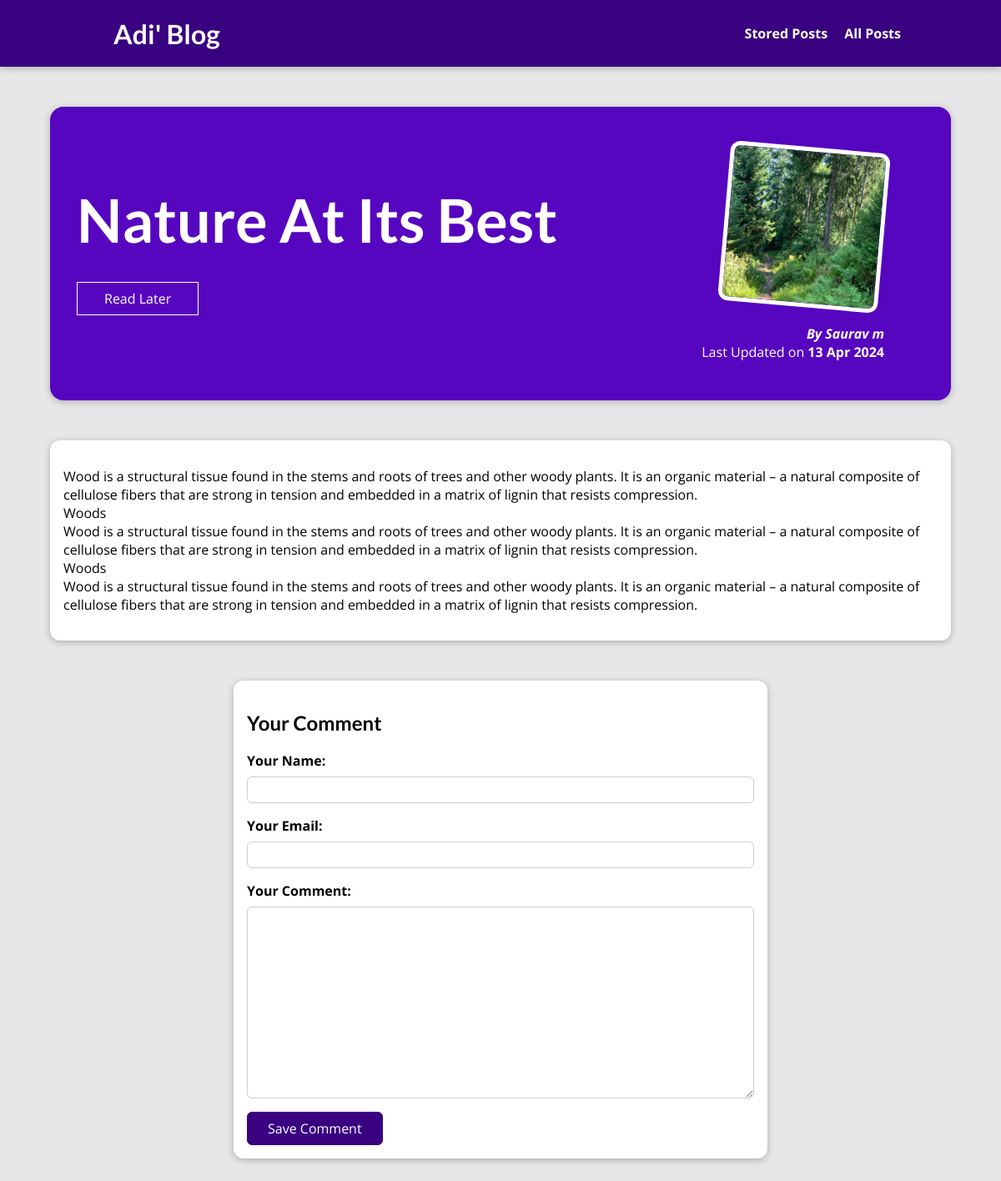
The page /posts/nature-at-its-best/ on the database its author committed.
### blog/models.py (models this page shows, shortened)
class Post(models.Model):
    title = models.CharField(max_length=150)
    excerpt = models.CharField(max_length=200)
    image = models.ImageField(upload_to="posts", null=True)
    date = models.DateField(auto_now=True)
    slug = models.SlugField(unique=True, db_index=True)
    content = models.TextField(validators=[MinLengthValidator(10)])
    author = models.ForeignKey(Author, on_delete=models.SET_NULL, null= True, related_name="posts")
    tags = models.ManyToManyField(Tag)

class Author(models.Model):
    first_name = models.CharField(max_length=100)
    last_name = models.CharField(max_length=100)
    e_mail = models.EmailField()
    def full_name(self):
        return f"{self.first_name} {self.last_name}"
    def __str__(self):
        return self.full_name()

### blog/views.py (the view, shortened to what this page needs)
# urls.py: path('posts/<slug:slug>/', views.SinglePostView.as_view(),
class SinglePostView(View):
    def is_stored_post(self, request, post_id):
        stored_posts = request.session.get("stored_posts")
        if stored_posts is not None:
            is_saved_for_later = post_id in stored_posts
        else:
            is_saved_for_later = False
        return is_saved_for_later
    def get(self, request, slug):
        post = Post.objects.get(slug=slug)
        context = {
            "post": post,
            "posts_tags": post.tags.all(),
            "comment_form": CommentForm(),
            "comments": post.comments.all().order_by("-id"),
            "saved_for_later": self.is_stored_post(request, post.id)
        }
        return render(request, "blog/post-detail.html", context)

### blog/forms.py
class CommentForm(forms.ModelForm):
    class Meta:
        model = Comment
        exclude = ["post"]
        labels = {
            "user_name": "Your Name",
            "user_email": "Your Email",
            "text": "Your Comment"
        }

### blog/templates/blog/post-detail.html (shortened to what this page needs)
{% extends "base.html" %}
{% load static %}
{% block css_files %}
<link rel="stylesheet" href="{% static 'post-detail.css' %}">
{% endblock %}
{% block content %}
<section id="summary">
    <h2>{{ post.title }}</h2>
    <div id="read-later">
        <form action="{% url 'read-later' %}" method="POST">
            <button>
                {% if saved_for_later %}
                    Remove from "Read Later" List
                {% else %}
                    Read Later
                {% endif %}
            </button>
        </form>
    </div>
    <article>
        <img src="{{ post.image.url }}" alt="{{ post.title }}">
        <address>By <a href="mailto:{{ post.author.email_adress }}">{{ post.author }}</a></address>
        <div>Last Updated on <time>{{ post.date|date:"d M Y" }}</time></div>
    </article>
</section>
<main>
    {{ post.content|linebreaks }}
</main>
<section id="comment-form">
    <h2>Your Comment</h2>
    <form action="{% url 'post-detail-page' post.slug %}" method="POST">
        {% for form_field in comment_form %}
            <div class="form-control {% if form_field.errors %}Invalid{% endif %}">
                {{ form_field.label_tag }}
                {{ form_field }}
             </div>
        {% endfor %}
        <button>Save Comment</button>
    </form>
</section>
{% endblock %}

### static/app.css (style rules this page uses)
* { box-sizing: border-box; }
html { font-family: 'Open Sans', 'Lato', sans-serif; }
body { margin: 0; }
h1, h2, h3 { font-family: 'Lato', sans-serif; font-weight: bold; }

### static/post-detail.css (style rules this page uses)
body { background-color: #e7e7e7; }
#summary { margin: 8rem auto 3rem auto; padding: 2rem; width: 90%; max-width: 90rem; border-radius: 16px; background-color: #5706c0; position: relative; box-shadow: 0 2px 8px rgba(0, 0, 0, 0.25); height: 22rem; }
#summary h2 { color: white; font-size: 4.5rem; margin-bottom: 0.25rem; }
#summary article { position: absolute; top: 2rem; right: 3rem; padding: 1rem 2rem; border-radius: 12px; text-align: right; color: white; }
#summary article img { width: 12rem; height: 12rem; border-radius: 12px; transform: rotateZ(5deg); border: 5px solid white; margin-bottom: 1rem; }
#summary address { font-weight: bold; }
#summary a { color: white; text-decoration: none; }
#summary time { font-weight: bold; }
#read-later { margin: 2rem 0; }
#read-later button { background-color: transparent; border: 1px solid white; padding: 0.5rem 2rem; font: inherit; color: white; cursor: pointer; }
main { width: 90%; max-width: 90rem; margin: 3rem auto; background-color: white; padding: 1rem; border-radius: 12px; box-shadow: 0 2px 8px rgba(0, 0, 0, 0.25); }
#comment-form { margin: 3rem auto; width: 90%; max-width: 40rem; border-radius: 12px; background-color: white; box-shadow: 0 2px 8px rgba(0, 0, 0, 0.25); padding: 1rem; }
#comment-form button { font: inherit; background-color: #390281; color: white; border: 1px solid #390281; padding: 0.5rem 1.5rem; border-radius: 6px; cursor: pointer; }
.form-control { margin-bottom: 1rem; }
.form-control label { font-weight: bold; margin-bottom: 0.5rem; display: block; }
.form-control input, .form-control textarea { display: block; width: 100%; font: inherit; padding: 0.25rem; border-radius: 6px; border: 1px solid #ccc; }

### rows shown on the page
Post: title "Nature At Its Best", image (picture), author "Saurav m", date "13 Apr 2024", content "Wood is a structural tissue found in the stems and roots of trees and other woody plants. It is an organic material – a natural composite of cellulose fibers that are strong in tension and embedded in a matrix of lignin that resists compression. Woods Wood is a structural tissue found in the stems and roots of trees and other woody plants. It is an organic material – a natural composite of cellulose fibers that are strong in tension and embedded in a matrix of lignin that resists compression. Woods Wood is a structural tissue found in the stems and roots of trees and other woody plants. It is an organic material – a natural composite of cellulose fibers that are strong in tension and…"
